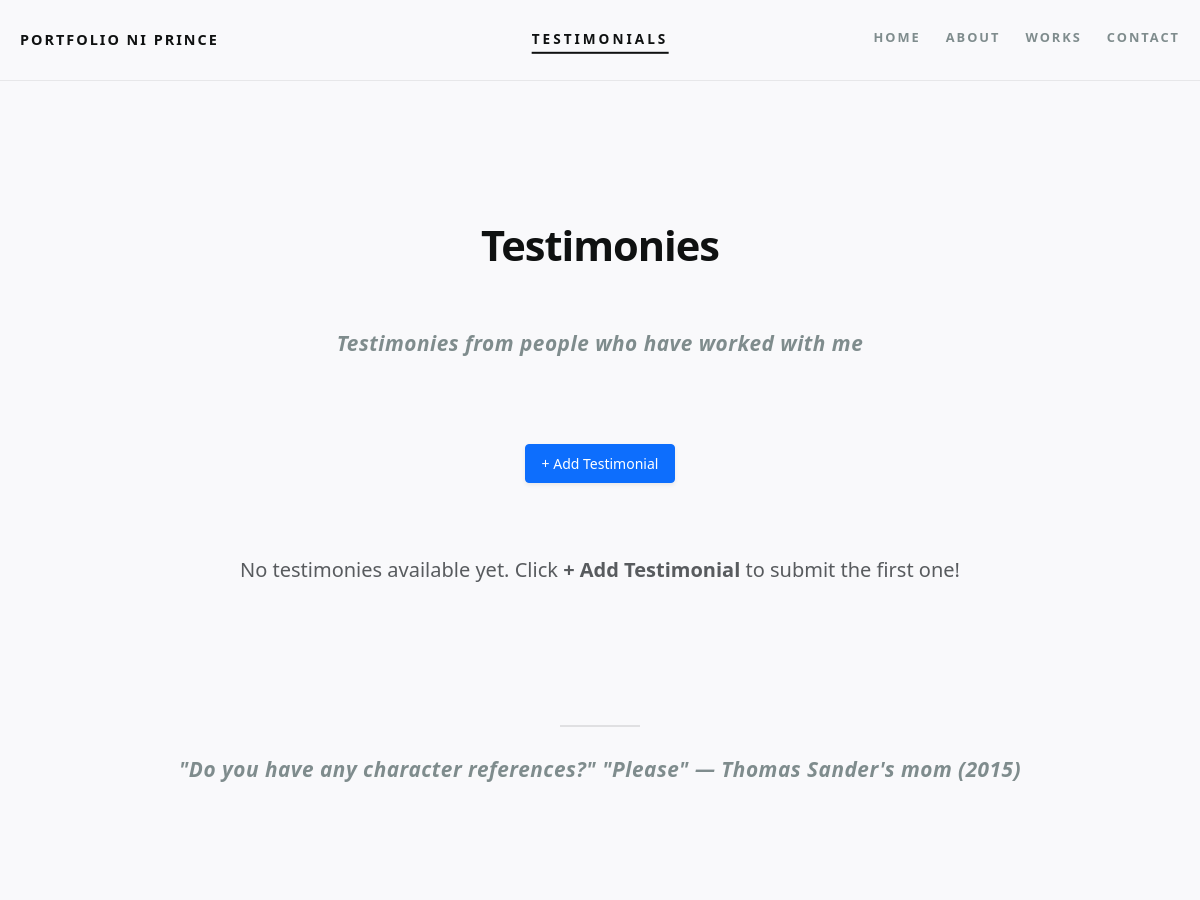
The app's page /testimonies/ (signed in, upper part), older data.
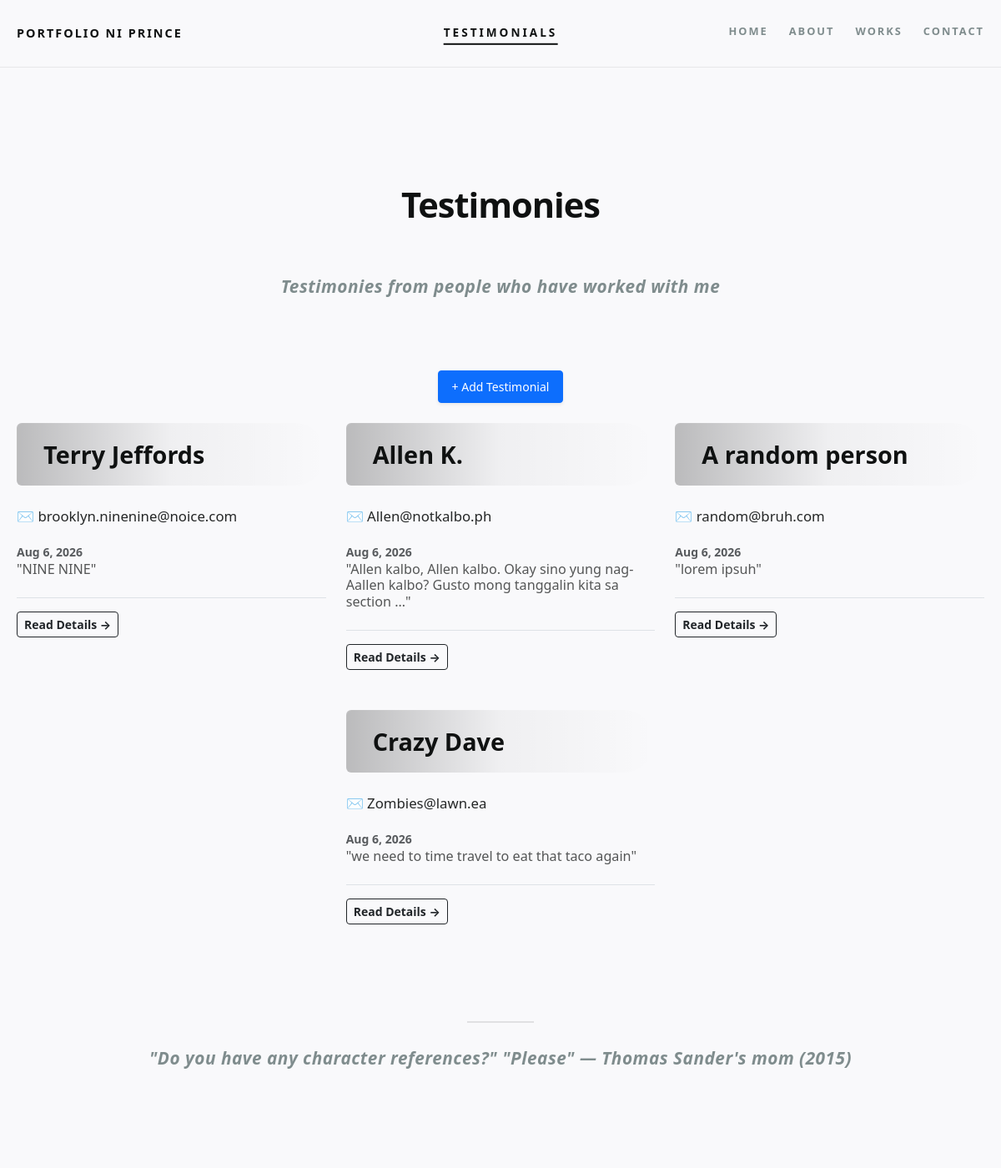
The same page, newer data.
### portDATA/models.py (models this page shows, shortened)
class TestimonialDATA(models.Model):
    full_name = models.CharField(max_length=100)
    email = models.EmailField()
    content = models.TextField()
    created_at = models.DateTimeField(auto_now_add=True)

### portDATA/views.py (the view)
# urls.py: path('testimonies/', views.TestimonialDATAListView.as_view(), name='testimony'),
class TestimonialDATAListView(ListView):
    model = TestimonialDATA
    template_name = 'testimony.html'
    context_object_name = 'testimonies'
    def get_context_data(self, **kwargs):
        context = super().get_context_data(**kwargs)
        context['testimony_form'] = TestimonialDATAForm()
        return context

### templates/testimony.html (shortened to what this page needs)
{% extends 'base.html' %}
{% block content %}
<main class="centered-content-wrapper works-main-stage">
    <div class="row mb-4 text-center">
        <div class="col-12">
            <h2 class="works-main-title mb-7">Testimonies</h2>
            <h3 class="context-heading-text mb-3">Testimonies from people who have worked with me</h3>
            <br><br><br>
            <button type="button" class="btn btn-primary btn-sm px-3 py-2 shadow-sm" data-bs-toggle="modal" data-bs-target="#addTestimonialModal">
                + Add Testimonial
            </button>
        </div>
    </div>
    <div class="row g-4 justify-content-center">
        {% for testimony in testimonies %}
            <div class="col-lg-4 col-md-6 col-12 mb-4 d-flex">
                <div class="project-card-column w-100">
                    <div>
                        <div class="work-capsule-label-wrapper">
                            <div class="work-capsule-title">{{ testimony.full_name }}</div>
                        </div>
                        <div class="project-meta-details mt-3">
                            <p class="project-sub-text">✉ {{ testimony.email }}</p>
                            <small class="text-muted fw-semibold">{{ testimony.created_at|date:"M j, Y" }}</small>
                            <p class="project-sub-sub-text">"{{ testimony.content|truncatewords:15 }}"</p>
                        </div>
                    </div>
                    <div class="mt-4 pt-3 border-top">
                        <a href="{% url 'testimonialDATA_detail' testimony.id %}" class="btn btn-sm btn-outline-dark fw-bold">
                            Read Details →
                        </a>
                    </div>
                </div>
            </div>
        {% empty %}
            <div class="col-12 text-center text-muted py-5 fs-5">
                No testimonies available yet. Click <strong>+ Add Testimonial</strong> to submit the first one!
            </div>
        {% endfor %}
    </div>
    <br><br><br>
    <div class="row context-banner-row">
        <div class="col-12 text-center">
            <div class="context-divider-line"></div>
            <h3 class="context-heading-text">"Do you have any character references?" "Please" — Thomas Sander's mom (2015)</h3>
        </div>
    </div>
</main>
{% endblock %}

Row changes from the older to the newer data that the page shows:
added TestimonialDATA: full_name "Terry Jeffords", email "brooklyn.ninenine@noice.com", created_at "Aug 6, 2026", content "NINE NINE"
added TestimonialDATA: full_name "Allen K.", email "Allen@notkalbo.ph", created_at "Aug 6, 2026", content "Allen kalbo, Allen kalbo. Okay sino yung nag-Aallen kalbo? Gusto mong tanggalin kita sa section …"
added TestimonialDATA: full_name "A random person", email "random@bruh.com", created_at "Aug 6, 2026", content "lorem ipsuh"
added TestimonialDATA: full_name "Crazy Dave", email "Zombies@lawn.ea", created_at "Aug 6, 2026", content "we need to time travel to eat that taco again"
Text that changed along with them:
text no longer shown: "No testimonies available yet. Click + Add Testimonial to submit the first one!"
